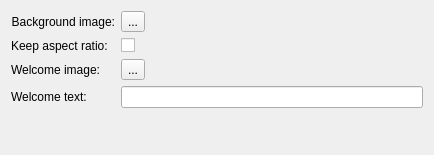
<?xml version="1.0" encoding="UTF-8"?>
<ui version="4.0">
 <class>widget</class>
 <widget class="QWidget" name="widget">
  <property name="geometry">
   <rect>
    <x>0</x>
    <y>0</y>
    <width>434</width>
    <height>155</height>
   </rect>
  </property>
  <layout class="QFormLayout" name="formLayout">
   <item row="0" column="0">
    <widget class="QLabel" name="label">
     <property name="text">
      <string>Background image:</string>
     </property>
     <property name="alignment">
      <set>Qt::AlignRight|Qt::AlignTrailing|Qt::AlignVCenter</set>
     </property>
    </widget>
   </item>
   <item row="0" column="1">
    <widget class="SelectImageButton" name="kcfg_Background">
     <property name="text">
      <string>...</string>
     </property>
    </widget>
   </item>
   <item row="1" column="0">
    <widget class="QLabel" name="label_4">
     <property name="text">
      <string>Keep aspect ratio:</string>
     </property>
    </widget>
   </item>
   <item row="1" column="1">
    <widget class="QCheckBox" name="kcfg_BackgroundKeepAspectRatio">
     <property name="text">
      <string/>
     </property>
    </widget>
   </item>
   <item row="2" column="0">
    <widget class="QLabel" name="label_2">
     <property name="text">
      <string>Welcome image:</string>
     </property>
    </widget>
   </item>
   <item row="2" column="1">
    <widget class="SelectImageButton" name="kcfg_Logo">
     <property name="text">
      <string>...</string>
     </property>
    </widget>
   </item>
   <item row="3" column="0">
    <widget class="QLabel" name="label_3">
     <property name="text">
      <string>Welcome text:</string>
     </property>
    </widget>
   </item>
   <item row="3" column="1">
    <widget class="KLineEdit" name="kcfg_GreetMessage"/>
   </item>
  </layout>
 </widget>
 <customwidgets>
  <customwidget>
   <class>KLineEdit</class>
   <extends>QLineEdit</extends>
   <header>klineedit.h</header>
  </customwidget>
  <customwidget>
   <class>SelectImageButton</class>
   <extends>QToolButton</extends>
   <header>selectimagebutton.h</header>
  </customwidget>
 </customwidgets>
 <resources/>
 <connections/>
</ui>
